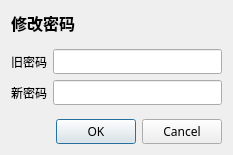
<?xml version="1.0" encoding="UTF-8"?>
<ui version="4.0">
 <class>PasswordDialog</class>
 <widget class="QDialog" name="PasswordDialog">
  <property name="geometry">
   <rect>
    <x>0</x>
    <y>0</y>
    <width>233</width>
    <height>155</height>
   </rect>
  </property>
  <property name="font">
   <font>
    <family>微软雅黑</family>
   </font>
  </property>
  <property name="windowTitle">
   <string>Dialog</string>
  </property>
  <layout class="QVBoxLayout" name="verticalLayout">
   <item>
    <widget class="QLabel" name="label_3">
     <property name="font">
      <font>
       <family>微软雅黑</family>
       <pointsize>12</pointsize>
       <weight>75</weight>
       <bold>true</bold>
      </font>
     </property>
     <property name="text">
      <string>修改密码</string>
     </property>
    </widget>
   </item>
   <item>
    <spacer name="verticalSpacer">
     <property name="orientation">
      <enum>Qt::Vertical</enum>
     </property>
     <property name="sizeHint" stdset="0">
      <size>
       <width>20</width>
       <height>40</height>
      </size>
     </property>
    </spacer>
   </item>
   <item>
    <layout class="QHBoxLayout" name="oldPwdLayout">
     <item>
      <widget class="QLabel" name="oldPwdLabel">
       <property name="text">
        <string>旧密码</string>
       </property>
      </widget>
     </item>
     <item>
      <widget class="QLineEdit" name="oldPwdEdit">
       <property name="echoMode">
        <enum>QLineEdit::Password</enum>
       </property>
      </widget>
     </item>
    </layout>
   </item>
   <item>
    <layout class="QHBoxLayout" name="newPwdLayout">
     <item>
      <widget class="QLabel" name="newPwdLabel">
       <property name="text">
        <string>新密码</string>
       </property>
      </widget>
     </item>
     <item>
      <widget class="QLineEdit" name="newPwdEdit">
       <property name="echoMode">
        <enum>QLineEdit::Password</enum>
       </property>
      </widget>
     </item>
    </layout>
   </item>
   <item>
    <spacer name="verticalSpacer_2">
     <property name="orientation">
      <enum>Qt::Vertical</enum>
     </property>
     <property name="sizeHint" stdset="0">
      <size>
       <width>20</width>
       <height>40</height>
      </size>
     </property>
    </spacer>
   </item>
   <item>
    <widget class="QDialogButtonBox" name="buttonBox">
     <property name="orientation">
      <enum>Qt::Horizontal</enum>
     </property>
     <property name="standardButtons">
      <set>QDialogButtonBox::Cancel|QDialogButtonBox::Ok</set>
     </property>
    </widget>
   </item>
  </layout>
 </widget>
 <resources/>
 <connections>
  <connection>
   <sender>buttonBox</sender>
   <signal>rejected()</signal>
   <receiver>PasswordDialog</receiver>
   <slot>reject()</slot>
   <hints>
    <hint type="sourcelabel">
     <x>316</x>
     <y>260</y>
    </hint>
    <hint type="destinationlabel">
     <x>286</x>
     <y>274</y>
    </hint>
   </hints>
  </connection>
 </connections>
</ui>
